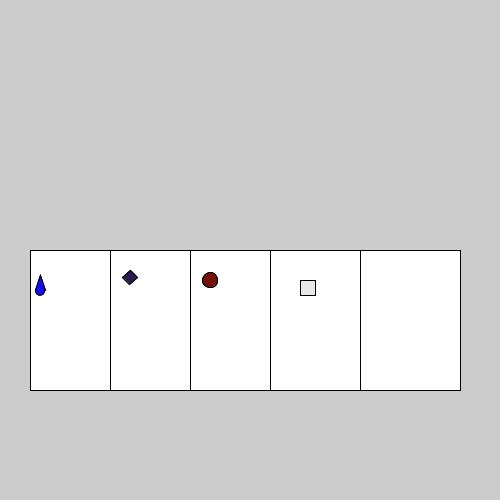
Frame 1 (no input)
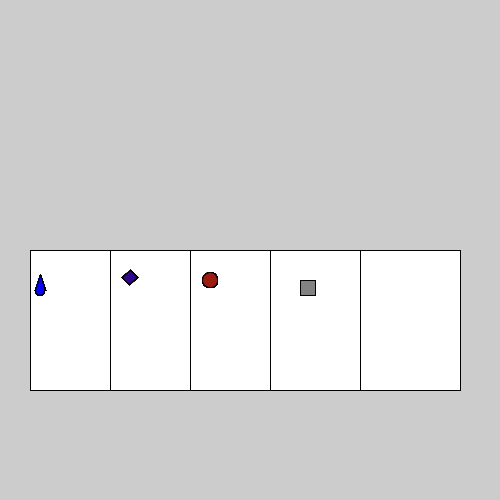
Frame 60 (the mouse pressed at the canvas centre just before this capture)
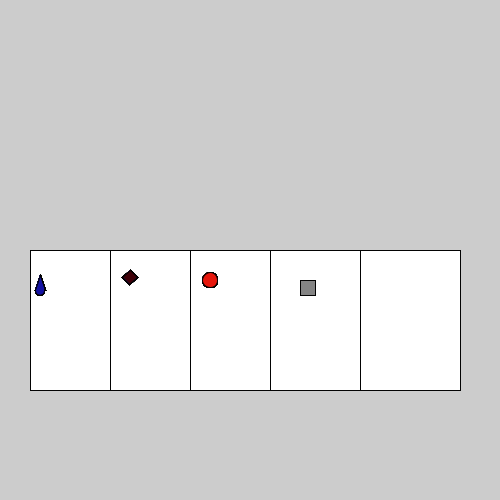
Frame 120 (the mouse held since frame 60 and released just before this capture)

The Processing sketch that drew these frames (run headless with seeded random() and noise(); from frame 60 on, the mouse is pressed at the canvas centre):

// Processing sketch: Ashley_Kuo_card_lab
// ── Ashley_Kuo_card_lab.pde
String cardn = "";
int c;
float y;
void setup () {
  size(500, 500);
  card1 (100, y);
  card2 (100, y);
  card3 (100, y);
  card4 (100, y);
  card5 (100, y);
  teardrop(40, 290, 10);
  diamond(130, 270, 10);
  circle(210, 280, 15);
  ;
}

void draw () {
  //copied from randomness demo
  fill(random(31), random(51), random(255));
  teardrop(40, 290, 10);

  fill(random(191), random(31), random(255));
  diamond(130, 270, 10);

  fill(random(255), random(31), random(31));
  circle(210, 280, 15);


  fill(random(240), random(126));
  square(300, 280, 15);
}
void teardrop(float x, float y, float w) {
  triangle(x-w/2, y, x, y-1.5*w, x+w/2, y);
  arc(x, y, w, w, radians(-3), radians(183), OPEN);
}

void diamond(float x, float y, float w) {
  push();
  translate(x, y);
  rotate(radians(45));
  square(0, 0, w);
  pop();
}


void card1 (float x, float y) {
  stroke(2);
  rect(30, 250, 100, 140);
  //copied from the rock paper scissors
  if (c == 0) {
    cardn = "1";
  }
}
void card2 (float x, float y) {
  stroke(2);
  rect(110, 250, 100, 140);
  if (c == 0) {
    cardn = "7";
  }
}
void card3 (float x, float y) {
  stroke(2);
  rect(190, 250, 100, 140);
  if (c == 0) {
    cardn = "9";
  }
}
void card4 (float x, float y) {
  stroke(2);
  rect(270, 250, 100, 140);
  if (c == 0) {
    cardn = "5";
  }
}
void card5 (float x, float y) {
  stroke(2);
  rect(360, 250, 100, 140);
  if (c == 0) {
    cardn = "10";
  }
}
